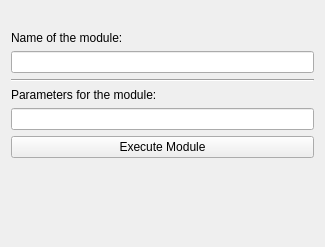
<?xml version="1.0" encoding="UTF-8"?>
<ui version="4.0">
 <class>ExternalDockerModulesControls</class>
 <widget class="QWidget" name="ExternalDockerModulesControls">
  <property name="geometry">
   <rect>
    <x>0</x>
    <y>0</y>
    <width>325</width>
    <height>247</height>
   </rect>
  </property>
  <property name="minimumSize">
   <size>
    <width>0</width>
    <height>0</height>
   </size>
  </property>
  <property name="windowTitle">
   <string>QmitkTemplate</string>
  </property>
  <layout class="QVBoxLayout" name="verticalLayout" stretch="0,0,0,0,0,0,0,1">
   <item>
    <widget class="QLabel" name="labelWarning">
     <property name="text">
      <string/>
     </property>
    </widget>
   </item>
   <item>
    <widget class="QLabel" name="labelName">
     <property name="maximumSize">
      <size>
       <width>300</width>
       <height>16777215</height>
      </size>
     </property>
     <property name="text">
      <string>Name of the module: </string>
     </property>
    </widget>
   </item>
   <item>
    <widget class="QLineEdit" name="moduleName"/>
   </item>
   <item>
    <widget class="Line" name="separator">
     <property name="orientation">
      <enum>Qt::Horizontal</enum>
     </property>
    </widget>
   </item>
   <item>
    <widget class="QLabel" name="labelParams">
     <property name="text">
      <string>Parameters for the module:</string>
     </property>
    </widget>
   </item>
   <item>
    <widget class="QLineEdit" name="moduleParams"/>
   </item>
   <item>
    <widget class="QPushButton" name="btnExecute">
     <property name="text">
      <string>Execute Module</string>
     </property>
    </widget>
   </item>
   <item>
    <spacer name="verticalSpacer">
     <property name="orientation">
      <enum>Qt::Vertical</enum>
     </property>
     <property name="sizeHint" stdset="0">
      <size>
       <width>20</width>
       <height>100</height>
      </size>
     </property>
    </spacer>
   </item>
  </layout>
 </widget>
 <layoutdefault spacing="6" margin="11"/>
 <resources/>
 <connections/>
</ui>
